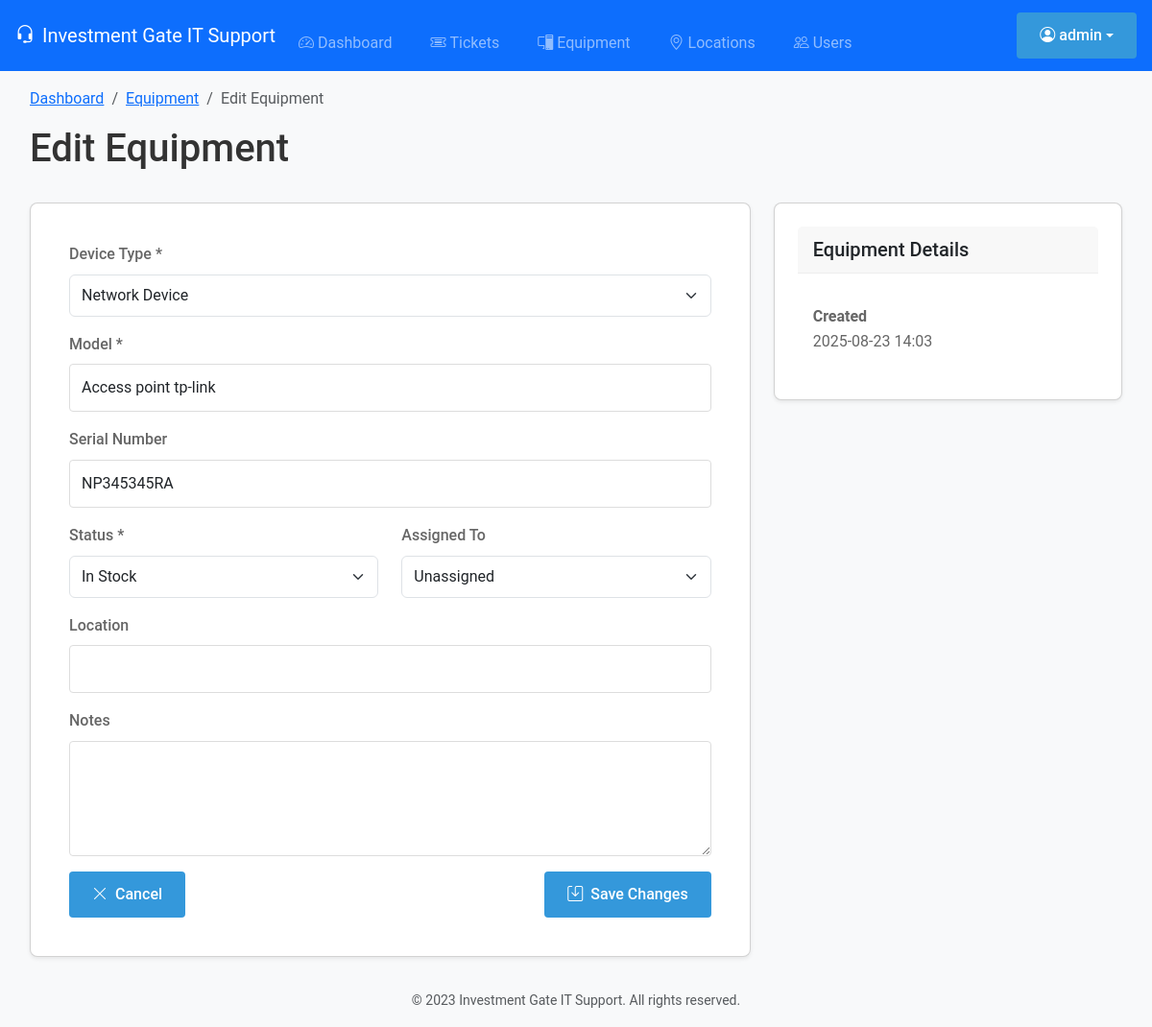
The app's page /equipment/1/edit (signed in) with its own data.
### tables this page shows
CREATE TABLE users (
    id INTEGER PRIMARY KEY AUTOINCREMENT,
    username TEXT UNIQUE NOT NULL,
    password TEXT NOT NULL,
    full_name TEXT NOT NULL,
    email TEXT UNIQUE NOT NULL,
    role TEXT NOT NULL DEFAULT 'user',
    created_at TIMESTAMP DEFAULT CURRENT_TIMESTAMP
);

CREATE TABLE equipment (
    id INTEGER PRIMARY KEY AUTOINCREMENT,
    device_type TEXT NOT NULL,
    model TEXT NOT NULL,
    serial_number TEXT UNIQUE NOT NULL,
    location_id INTEGER,
    ip_address TEXT,
    status TEXT NOT NULL DEFAULT 'Active',
    installation_date DATE,
    notes TEXT,
    created_at TIMESTAMP DEFAULT CURRENT_TIMESTAMP,
    FOREIGN KEY (location_id) REFERENCES locations (id)
);

### application.py (the view, shortened to what this page needs)
@app.route('/equipment/<int:equipment_id>/edit', methods=['GET', 'POST'])
@login_required
def edit_equipment(equipment_id):
    try:
        conn = get_db_connection()
        equipment = conn.execute('SELECT * FROM equipment WHERE id = ?', (equipment_id,)).fetchone()
        users = conn.execute('SELECT id, username FROM users ORDER BY username').fetchall()
        conn.close()
        if not equipment:
            flash('Equipment not found.', 'danger')
            return redirect(url_for('equipment'))
        return render_template('edit_equipment.html',
                            equipment=dict(equipment),
                            users=users)
    except Exception as e:
        print(f"Error loading equipment for editing: {e}")
        flash('An error occurred while loading the equipment for editing.', 'danger')
        if 'conn' in locals():
            conn.close()
        return redirect(url_for('equipment'))

### application.py (called while the page is built)
def datetimeformat(value, format='%Y-%m-%d %H:%M'):
    if not value:
        return ""
    if hasattr(value, 'strftime'):
        return value.strftime(format)
    if isinstance(value, str):
        try:
            dt = datetime.fromisoformat(value.replace('Z', '+00:00'))
            return dt.strftime(format)
        except (ValueError, AttributeError):
            try:
                from dateutil import parser
                dt = parser.parse(value)
                return dt.strftime(format)
            except:
                return value  # Return as is if parsing fails
    return str(value)  # Fallback to string representation

@login_manager.user_loader
def load_user(user_id):
    conn = get_db_connection()
    user = conn.execute('SELECT * FROM users WHERE id = ?', (user_id,)).fetchone()
    conn.close()
    if not user:
        return None
    return User(user['id'], user['username'], user['role'])

def get_db_connection():
    conn = sqlite3.connect('database.db')
    conn.row_factory = sqlite3.Row
    conn.execute('PRAGMA busy_timeout = 5000')  # 5 second timeout
    return conn

### templates/edit_equipment.html (shortened to what this page needs)
{% extends "base.html" %}
{% block content %}
<div class="container">
    <div class="row mb-4">
        <div class="col">
            <nav aria-label="breadcrumb">
                <ol class="breadcrumb">
                    <li class="breadcrumb-item"><a href="{{ url_for('dashboard') }}">Dashboard</a></li>
                    <li class="breadcrumb-item"><a href="{{ url_for('equipment') }}">Equipment</a></li>
                    <li class="breadcrumb-item active" aria-current="page">Edit Equipment</li>
                </ol>
            </nav>
            <h1>Edit Equipment</h1>
        </div>
    </div>
    <div class="row">
        <div class="col-md-8">
            <div class="card">
                <div class="card-body">
                    <form method="POST" action="{{ url_for('edit_equipment', equipment_id=equipment.id) }}">
                        <div class="mb-3">
                            <label for="device_type" class="form-label">Device Type *</label>
                            <select class="form-select" id="device_type" name="device_type" required>
                                <option value="Network Device" {% if equipment.device_type == 'Network Device' %}selected{% endif %}>Network Device</option>
                            </select>
                        </div>
                        <div class="mb-3">
                            <label for="model" class="form-label">Model *</label>
                            <input type="text" class="form-control" id="model" name="model"
                                   value="{{ equipment.model }}" required>
                        </div>
                        <div class="mb-3">
                            <label for="serial_number" class="form-label">Serial Number</label>
                            <input type="text" class="form-control" id="serial_number" name="serial_number"
                                   value="{{ equipment.serial_number or '' }}">
                        </div>
                        <div class="row">
                            <div class="col-md-6">
                                <div class="mb-3">
                                    <label for="status" class="form-label">Status *</label>
                                    <select class="form-select" id="status" name="status" required>
                                        <option value="In Stock" {% if equipment.status == 'In Stock' %}selected{% endif %}>In Stock</option>
                                    </select>
                                </div>
                            </div>
                            <div class="col-md-6">
                                <div class="mb-3">
                                    <label for="assigned_to" class="form-label">Assigned To</label>
                                    <select class="form-select" id="assigned_to" name="assigned_to">
                                        <option value="">Unassigned</option>
                                    </select>
                                </div>
                            </div>
                        </div>
                        <div class="mb-3">
                            <label for="location" class="form-label">Location</label>
                            <input type="text" class="form-control" id="location" name="location"
                                   value="{{ equipment.location or '' }}">
                        </div>
                        <div class="mb-3">
                            <label for="notes" class="form-label">Notes</label>
                            <textarea class="form-control" id="notes" name="notes" rows="3">{{ equipment.notes or '' }}</textarea>
                        </div>
                        <div class="d-flex justify-content-between">
                            <a href="{{ url_for('view_equipment', equipment_id=equipment.id) }}"
                               class="btn btn-outline-secondary">
                                <i class="bi bi-x-lg me-1"></i> Cancel
                            </a>
                            <button type="submit" class="btn btn-primary">
                                <i class="bi bi-save me-1"></i> Save Changes
                            </button>
                        </div>
                    </form>
                </div>
            </div>
        </div>
        <div class="col-md-4">
            <div class="card mb-4">
                <div class="card-header">
                    <h5 class="mb-0">Equipment Details</h5>
                </div>
                <div class="card-body">
                    <dl class="mb-0">
                        <dt>Created</dt>
                        <dd>{{ equipment.created_at | datetimeformat('%Y-%m-%d %H:%M') }}</dd>
                    </dl>
                </div>
            </div>
        </div>
    </div>
</div>
{% endblock %}

### templates/base.html (shortened to what this page needs)
<!DOCTYPE html>
<html lang="en">
<head>
    <link href="https://cdn.jsdelivr.net/npm/bootstrap@5.3.0/dist/css/bootstrap.min.css" rel="stylesheet">
    <link rel="stylesheet" href="https://cdn.jsdelivr.net/npm/bootstrap-icons@1.11.0/font/bootstrap-icons.css">
    <link rel="stylesheet" href="{{ url_for('static', filename='css/styles.css') }}">
</head>
<body>
    {% if not hide_nav %}
    <nav class="navbar navbar-expand-lg navbar-dark bg-primary py-2">
        <div class="container-fluid px-2 px-sm-3">
            <a class="navbar-brand d-flex align-items-center" href="{{ url_for('index') }}">
                <i class="bi bi-headset me-2"></i>
                <span class="d-none d-sm-inline">Investment Gate IT Support</span>
            </a>
            <div class="collapse navbar-collapse" id="navbarNav">
                <ul class="navbar-nav me-auto mb-2 mb-lg-0">
                    <li class="nav-item">
                        <a class="nav-link {% if request.endpoint == 'dashboard' %}active{% endif %}"
                           href="{{ url_for('dashboard') }}">
                            <i class="bi bi-speedometer2 me-1"></i>Dashboard
                        </a>
                    </li>
                    <li class="nav-item">
                        <a class="nav-link {% if request.endpoint == 'tickets' %}active{% endif %}"
                           href="{{ url_for('tickets') }}">
                            <i class="bi bi-ticket-detailed me-1"></i>Tickets
                        </a>
                    </li>
                    {% if current_user.role != 'opentickets' %}
                    <li class="nav-item">
                        <a class="nav-link {% if request.endpoint == 'equipment' %}active{% endif %}"
                           href="{{ url_for('equipment') }}">
                            <i class="bi bi-pc-display me-1"></i>Equipment
                        </a>
                    </li>
                    <li class="nav-item">
                        <a class="nav-link {% if request.endpoint == 'locations' %}active{% endif %}"
                           href="{{ url_for('locations') }}">
                            <i class="bi bi-geo-alt me-1"></i>Locations
                        </a>
                    </li>
                    {% endif %}
                    {% if current_user.is_authenticated and current_user.role == 'admin' %}
                    <li class="nav-item">
                        <a class="nav-link {% if request.endpoint == 'users' %}active{% endif %}"
                           href="{{ url_for('users') }}">
                            <i class="bi bi-people me-1"></i>Users
                        </a>
                    </li>
                    {% endif %}
                </ul>
                <div class="d-flex align-items-center">
                    {% if current_user.is_authenticated %}
                        <div class="dropdown">
                            <button class="btn btn-outline-light dropdown-toggle d-flex align-items-center" type="button"
                                    id="userDropdown" data-bs-toggle="dropdown" aria-expanded="false">
                                <i class="bi bi-person-circle me-1"></i>
                                <span class="d-none d-sm-inline">{{ current_user.username }}</span>
                            </button>
                        </div>
                    {% else %}
                        <a href="{{ url_for('login') }}" class="btn btn-outline-light me-2">
                            <i class="bi bi-box-arrow-in-right me-1"></i>
                            <span class="d-none d-sm-inline">Login</span>
                        </a>
                    {% endif %}
                </div>
            </div>
        </div>
    </nav>
    {% endif %}
    <main class="container-fluid py-3 px-2 px-md-3">
        {% block content %}{% endblock %}
    </main>
    <footer class="bg-light py-2 py-md-3 mt-auto">
        <div class="container-fluid text-center">
            <span class="text-muted small">© 2023 Investment Gate IT Support. All rights reserved.</span>
        </div>
    </footer>
</body>
</html>

### static/css/styles.css (style rules this page uses)
:root { --primary: #2c3e50; --secondary: #3498db; --accent: #e74c3c; --light: #ecf0f1; --dark: #2c3e50; --success: #2ecc71; --warning: #f39c12; --danger: #e74c3c; --gray: #95a5a6; --light-gray: #f5f5f5; }
* { margin: 0; padding: 0; box-sizing: border-box; }
body { font-family: 'Roboto', sans-serif; background-color: #f8f9fa; color: #333; line-height: 1.6; height: 100vh; display: flex; flex-direction: column; }
.container { width: 100%; max-width: 1200px; margin: 0 auto; padding: 0 15px; }
nav ul { display: flex; list-style: none; margin-top: 1rem; }
nav ul li { margin-right: 1.5rem; }
nav ul li a { color: white; text-decoration: none; font-weight: 500; padding: 0.5rem; border-radius: 4px; transition: background 0.3s; }
.card { background: white; border-radius: 8px; box-shadow: 0 2px 10px rgba(0, 0, 0, 0.1); padding: 1.5rem; }
.card-header { display: flex; justify-content: space-between; align-items: center; margin-bottom: 1rem; padding-bottom: 0.75rem; border-bottom: 1px solid #eee; }
.card-body { color: #666; }
.form-control { width: 100%; padding: 0.75rem; border: 1px solid #ddd; border-radius: 4px; font-family: 'Roboto', sans-serif; font-size: 1rem; }
textarea.form-control { min-height: 120px; resize: vertical; }
.btn { display: inline-block; padding: 0.75rem 1.5rem; background: var(--secondary); color: white; border: none; border-radius: 4px; cursor: pointer; font-weight: 500; text-align: center; text-decoration: none; transition: all 0.3s; font-size: 1rem; }
footer { background: var(--dark); color: white; padding: 1.5rem 0; margin-top: 2rem; }
.text-center { text-align: center; }
.mb-2 { margin-bottom: 1rem; }
.mb-3 { margin-bottom: 1.5rem; }
.mb-4 { margin-bottom: 2rem; }

### templates/base.html (style rules this page uses)
html { font-size: 16px; }
body { -webkit-text-size-adjust: 100%; -webkit-tap-highlight-color: transparent; -webkit-font-smoothing: antialiased; -moz-osx-font-smoothing: grayscale; }
.btn, .form-control, .form-select { min-height: 44px; }
.form-label { margin-bottom: 0.5rem; font-weight: 500; }
.card { border-radius: 0.5rem; overflow: hidden; box-shadow: 0 0.125rem 0.25rem rgba(0, 0, 0, 0.075); }
.card-header { padding: 0.75rem 1rem; }

### records on screen
users: username "admin"
equipment: device_type "Network Device", model "Access point tp-link", serial_number "NP345345RA", created_at "2025-08-23 14:03"
